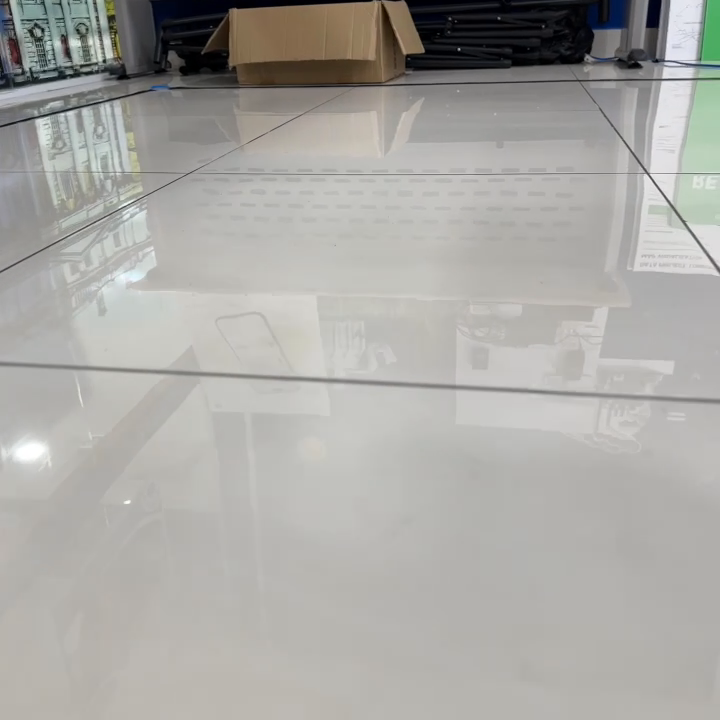
#> input picture frame 34 of vids/1.mp4, 720 x 720 px, given in place of 3.mp4, which was not available
$ python main_test.py
#> lines starting #> are read from the running program, lines starting #| are printed output that depends on the picture; after the words box and inside, x2 and y2 are one past the last pixel; in counts of white or black regions, pixels touching at a corner belong together; pictures that were not available may be replaced by others from this repository, and a replacement may not be noted
### Test2_birdview_and_crop/transform.py
import numpy as np
import cv2

# [19 lines left out: function order_points, not called in this run]

def four_point_transform(image, pts):
	# obtain a consistent order of the points and unpack them
	# individually
	# rect = order_points(pts) #Previous version
	rect = pts
	(tl, tr, br, bl) = rect
	# compute the width of the new image, which will be the
	# maximum distance between bottom-right and bottom-left
	# x-coordiates or the top-right and top-left x-coordinates
	widthA = np.sqrt(((br[0] - bl[0]) ** 2) + ((br[1] - bl[1]) ** 2))
	widthB = np.sqrt(((tr[0] - tl[0]) ** 2) + ((tr[1] - tl[1]) ** 2))
	maxWidth = max(int(widthA), int(widthB))
	# compute the height of the new image, which will be the
	# maximum distance between the top-right and bottom-right
	# y-coordinates or the top-left and bottom-left y-coordinates
	heightA = np.sqrt(((tr[0] - br[0]) ** 2) + ((tr[1] - br[1]) ** 2))
	heightB = np.sqrt(((tl[0] - bl[0]) ** 2) + ((tl[1] - bl[1]) ** 2))
	maxHeight = max(int(heightA), int(heightB))
	# now that we have the dimensions of the new image, construct
	# the set of destination points to obtain a "birds eye view",
	# (i.e. top-down view) of the image, again specifying points
	# in the top-left, top-right, bottom-right, and bottom-left
	# order
	dst = np.array([
		[0, 0],
		[maxWidth - 1, 0],
		[maxWidth - 1, maxHeight - 1],
		[0, maxHeight - 1]], dtype = "float32")
	# compute the perspective transform matrix and then apply it
	M = cv2.getPerspectiveTransform(rect, dst)
	warped = cv2.warpPerspective(image, M, (maxWidth, maxHeight))
	# return the warped image
	return warped

### Test2_birdview_and_crop/main_test.py

import cv2, numpy as np, time
from transform import four_point_transform   # <- your own helper

# ─── config ───
VIDEO     = 'vids/3.mp4'      # or 0 / 1 for a webcam
SIZE      = (640, 480)
CANNY_T1, CANNY_T2 = 10, 200
HOUGH_RHO, HOUGH_THETA, HOUGH_T = 1, np.pi/180, 140
ANGLE_BIAS, RHO_BIAS = 0.3, 20

# read warp points
with open('points.txt') as f:
#> (reads points.txt from the repository)
    pts = [p.split(' ')[1][1:-1] for p in f.readline().split(';')]
corner_pts = np.array([[int(x), int(y)] for x, y in (s.split(',') for s in pts)],
                      dtype=np.float32)

def rotate(img, deg):
    d = deg % 360
    if d == 90:   return cv2.rotate(img, cv2.ROTATE_90_CLOCKWISE)
    if d == 180:  return cv2.rotate(img, cv2.ROTATE_180)
    if d == 270:  return cv2.rotate(img, cv2.ROTATE_90_COUNTERCLOCKWISE)
    return img

def cluster(lines):
    if lines is None:                       # nothing found
        return np.empty((0,1,2), np.float32)
    segs = [tuple(l[0]) for l in lines]
    segs.sort(key=lambda p: p[0])          # by rho
    visited, out = set(), []
    for i, (rho_i, th_i) in enumerate(segs):
        if i in visited: continue
        rs, ts = [rho_i], [th_i]; visited.add(i)
        for j in range(i+1, len(segs)):
            rho_j, th_j = segs[j]
            if abs(rho_j-rho_i) < RHO_BIAS and abs(th_j-th_i) < ANGLE_BIAS:
                visited.add(j);  rs.append(rho_j);  ts.append(th_j)
        out.append((np.mean(rs), np.mean(ts)))
    return np.asarray(out, np.float32).reshape(-1,1,2)

cap = cv2.VideoCapture(VIDEO)
if not cap.isOpened():
    raise IOError(f"Cannot open {VIDEO}")

print("Press q to quit")
while True:
    time.sleep(0.1)
    ok, frame = cap.read()
#> frame is the input picture: shape (720, 720, 3); mean B, G, R 164.2, 168.2, 169.4
    if not ok:
        print("End of stream")
        break

    frame = cv2.resize(frame, SIZE)
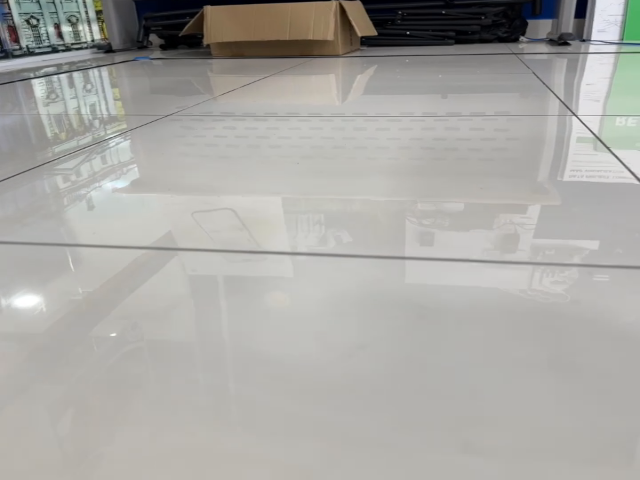
#> frame: shape (480, 640, 3); mean B, G, R 164.2, 168.2, 169.4
    cv2.imshow('raw', frame)

    bird = four_point_transform(frame, corner_pts)
#> in four_point_transform, `warped = cv2.warpPerspective(image, M, (maxWidth, maxHeight))`:
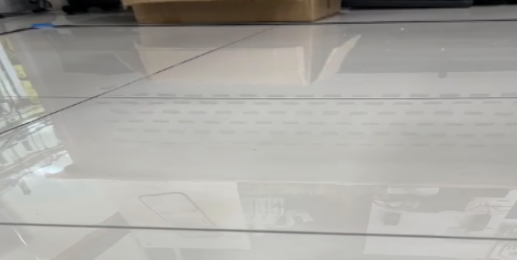
#> warped: shape (260, 517, 3); mean B, G, R 162.7, 167, 169
    bird = rotate(bird, 0)
    cv2.imshow('bird', bird)

    edges = cv2.Canny(cv2.cvtColor(bird, cv2.COLOR_BGR2GRAY),
                      CANNY_T1, CANNY_T2, apertureSize=3)
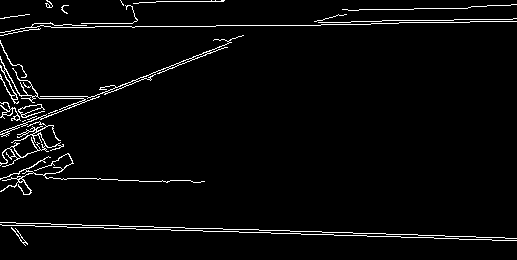
#> edges: shape (260, 517); 3.3% white in thin lines or dots
    raw_lines = cv2.HoughLines(edges, HOUGH_RHO, HOUGH_THETA, HOUGH_T)
#> raw_lines = [[220, 1.61], [30, 1.55], [223, 1.61], [28, 1.55], [225, 1.59], [125, 1.2], [227, 1.59], [123, 1.2]]
    flines = cluster(raw_lines)
#> in cluster, `segs = [tuple(l[0]) for l in lines]`: segs = [(220, 1.61), (30, 1.55), (223, 1.61), (28, 1.55), (225, 1.59), (125, 1.2), (227, 1.59), (123, 1.2)]
#> the loop in cluster, `for i, (rho_i, th_i) in enumerate(segs):` made 8 passes
#> (rho_i, th_i) on passes 1, 3, 5: (28, 1.55), (123, 1.2), (220, 1.61)
#> after the loop in cluster, `for i, (rho_i, th_i) in enumerate(segs):`: out = [(29, 1.55), (124, 1.2), (223.8, 1.6)]; visited = 8 items
#> flines = [[29, 1.55], [124, 1.2], [223.8, 1.6]]

    vis = bird.copy()
    if raw_lines is not None:
        for r,t in raw_lines[:,0]:
            a,b = np.cos(t), np.sin(t); x0,y0 = a*r, b*r
            p1 = (int(x0+1000*(-b)), int(y0+1000*a))
            p2 = (int(x0-1000*(-b)), int(y0-1000*a))
            cv2.line(vis, p1, p2, (180,180,180), 1)
#> this loop made 8 passes
#> (r, t, a, b, x0, y0, p1, p2) on passes 1 to 8: (220, 1.61, -0.0349, 0.999, -7.68, 219.9, (-1007, 184), (991, 254)), (30, 1.55, 0.0175, 1, 0.524, 30, (-999, 47), (1000, 12)), (223, 1.61, -0.0349, 0.999, -7.78, 222.9, (-1007, 187), (991, 257)), (28, 1.55, 0.0175, 1, 0.489, 28, (-999, 45), (1000, 10)), (225, 1.59, -0.0175, 1, -3.93, 225, (-1003, 207), (995, 242)), (125, 1.2, 0.358, 0.934, 44.8, 116.7, (-888, 475), (978, -241)), (227, 1.59, -0.0175, 1, -3.96, 227, (-1003, 209), (995, 244)), (123, 1.2, 0.358, 0.934, 44.08, 114.8, (-889, 473), (977, -243))
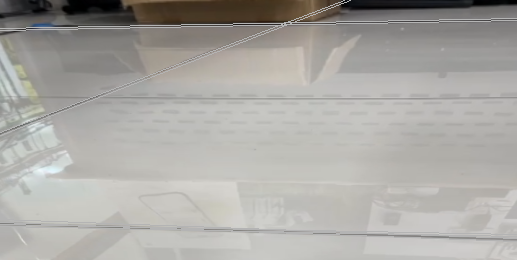
#> vis: shape (260, 517, 3); 2.64% of pixels changed, all inside (x1, y1, x2, y2) = (0, 0, 517, 242)

    if flines.size:
        for r,t in flines[:,0]:
            a,b = np.cos(t), np.sin(t); x0,y0 = a*r, b*r
            p1 = (int(x0+1000*(-b)), int(y0+1000*a))
            p2 = (int(x0-1000*(-b)), int(y0-1000*a))
            cv2.line(vis, p1, p2, (0,255,0), 2)
#> this loop made 3 passes
#> (r, t, a, b, x0, y0, p1, p2) on passes 1 to 3: (29, 1.55, 0.0175, 1, 0.506, 29, (-999, 46), (1000, 11)), (124, 1.2, 0.358, 0.934, 44.44, 115.8, (-889, 474), (978, -242)), (223.8, 1.6, -0.0262, 1, -5.86, 223.7, (-1005, 197), (993, 249))
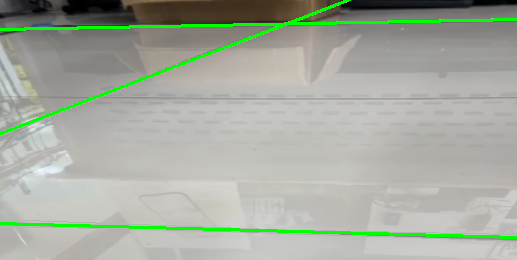
#> vis: shape (260, 517, 3); 3.1% of pixels changed, all inside (x1, y1, x2, y2) = (0, 0, 517, 239)

    cv2.imshow('edges', cv2.cvtColor(edges, cv2.COLOR_GRAY2BGR))
    cv2.imshow('lines', vis)

    # *** event loop – crucial ***
    key = cv2.waitKey(1) & 0xFF
#> (key q is pressed here)
    if key == ord('q'):
        break

cap.release()
cv2.destroyAllWindows()
